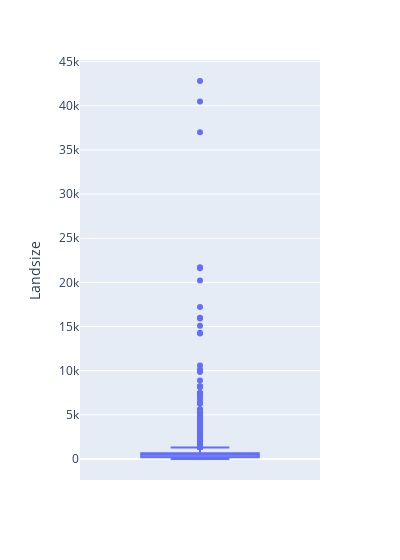

The notebook cell saved with this chart:
### Code cell
fig = px.box(df, y= 'Landsize', width = 400)
fig.show()

### Figure 1 — Plotly figure (JSON) as saved in the notebook; plotly's stock layout.template omitted (floating-point values rounded to 4 significant figures; data arrays with more than 128 entries replaced by an {"elided": "..."} marker saying what was removed)
{"data": [{"alignmentgroup": "True", "hovertemplate": "Landsize=%{y}<extra></extra>", "legendgroup": "", "marker": {"color": "#636efa"}, "name": "", "notched": false, "offsetgroup": "", "orientation": "v", "showlegend": false, "type": "box", "x0": " ", "xaxis": "x", "y": {"elided": "8887 int values"}, "y0": " ", "yaxis": "y"}], "layout": {"boxmode": "group", "legend": {"tracegroupgap": 0}, "margin": {"t": 60}, "width": 400, "xaxis": {"anchor": "y", "domain": [0, 1]}, "yaxis": {"anchor": "x", "domain": [0, 1], "title": {"text": "Landsize"}}}}
